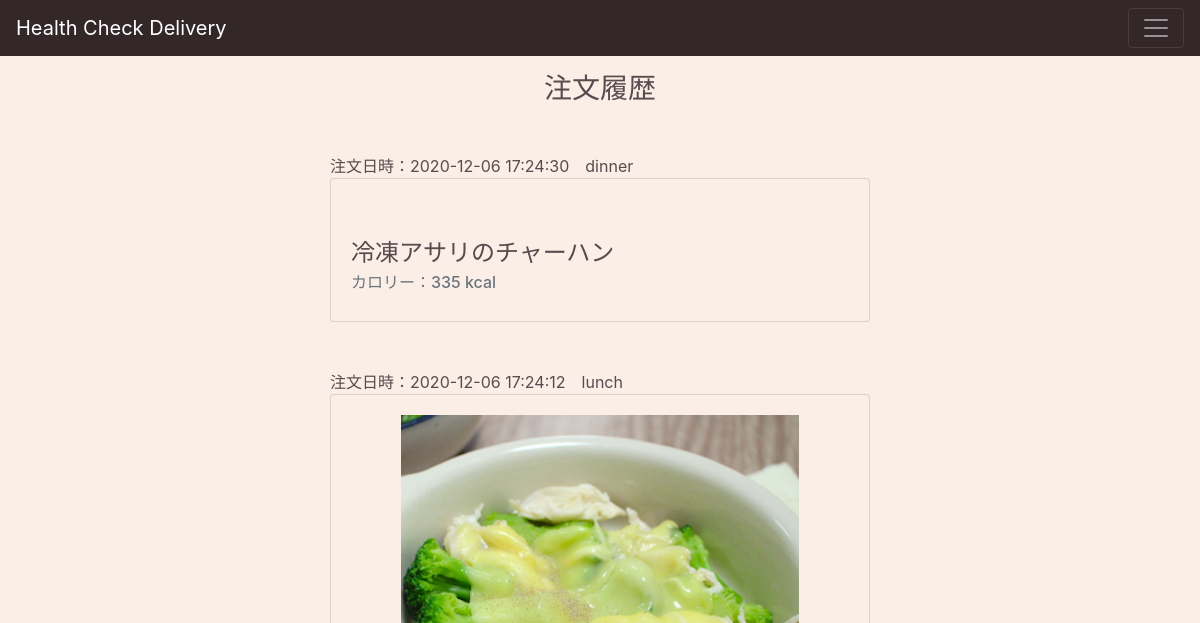
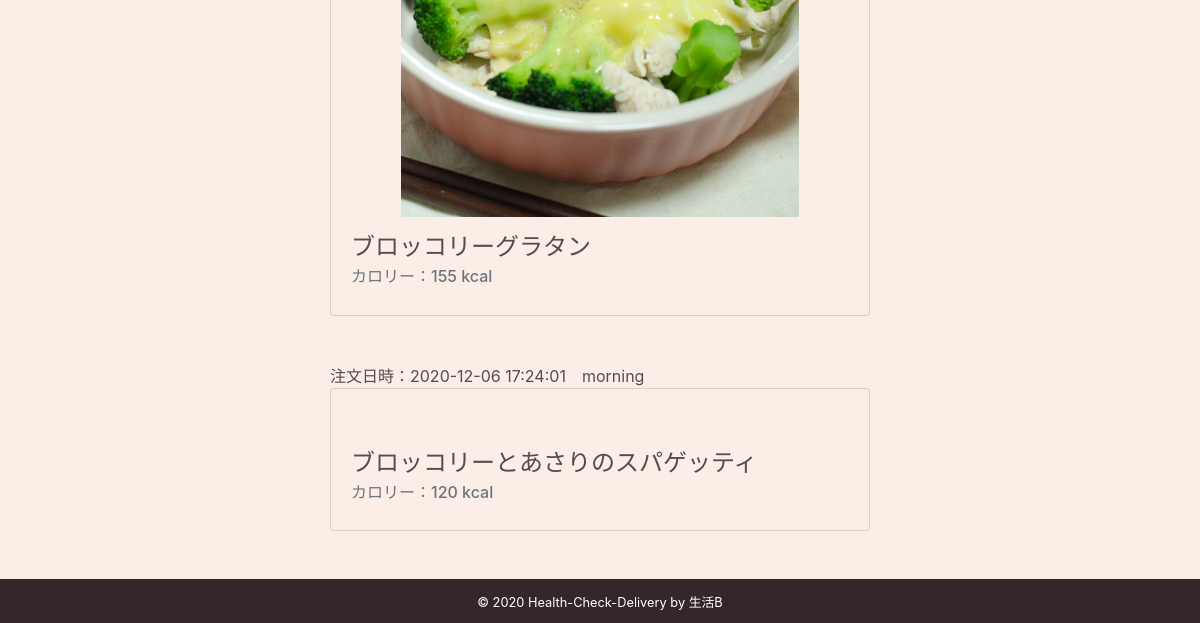
Page /鴇田/log on the earlier database version (2 pictures, top to bottom).
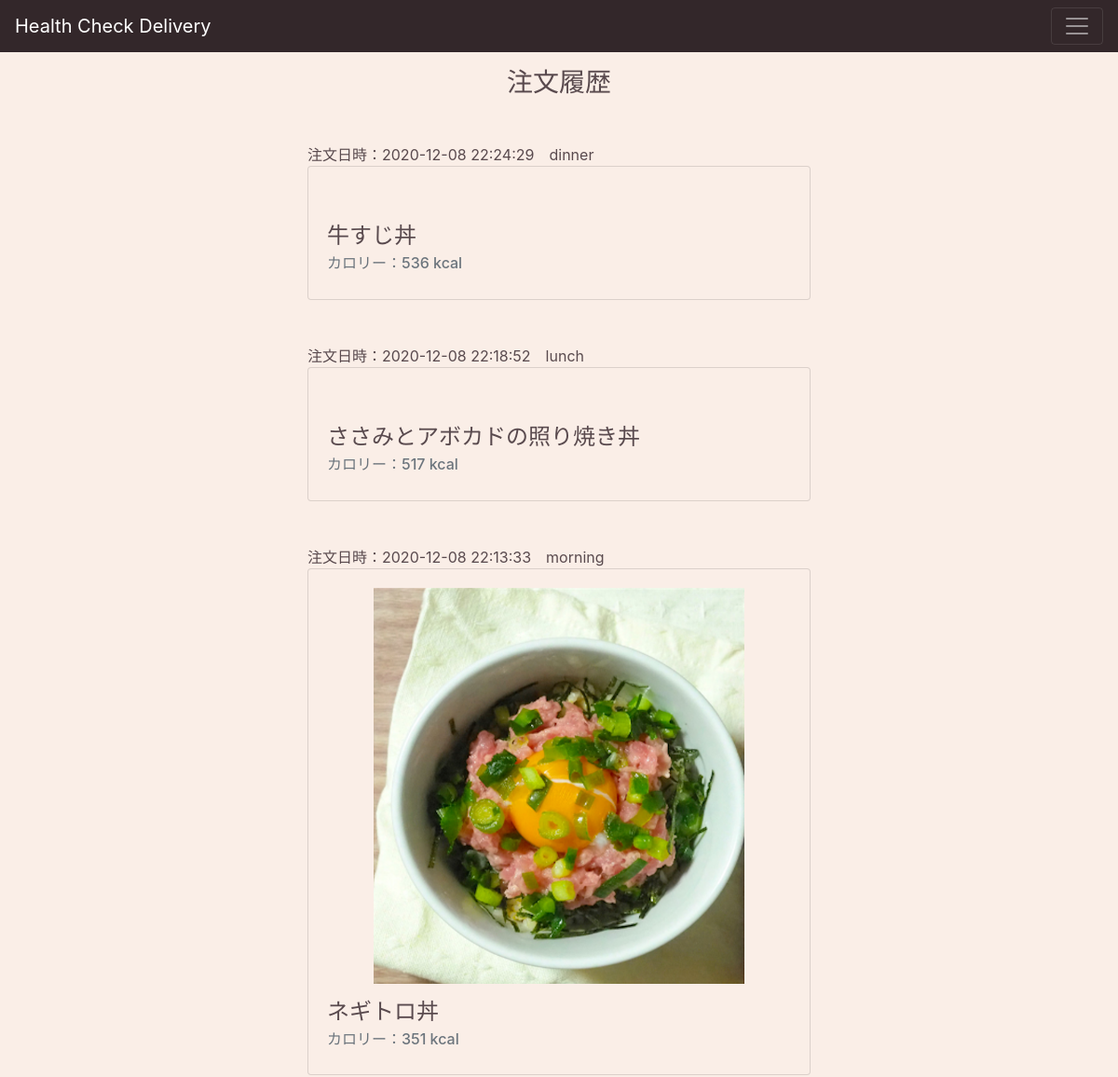
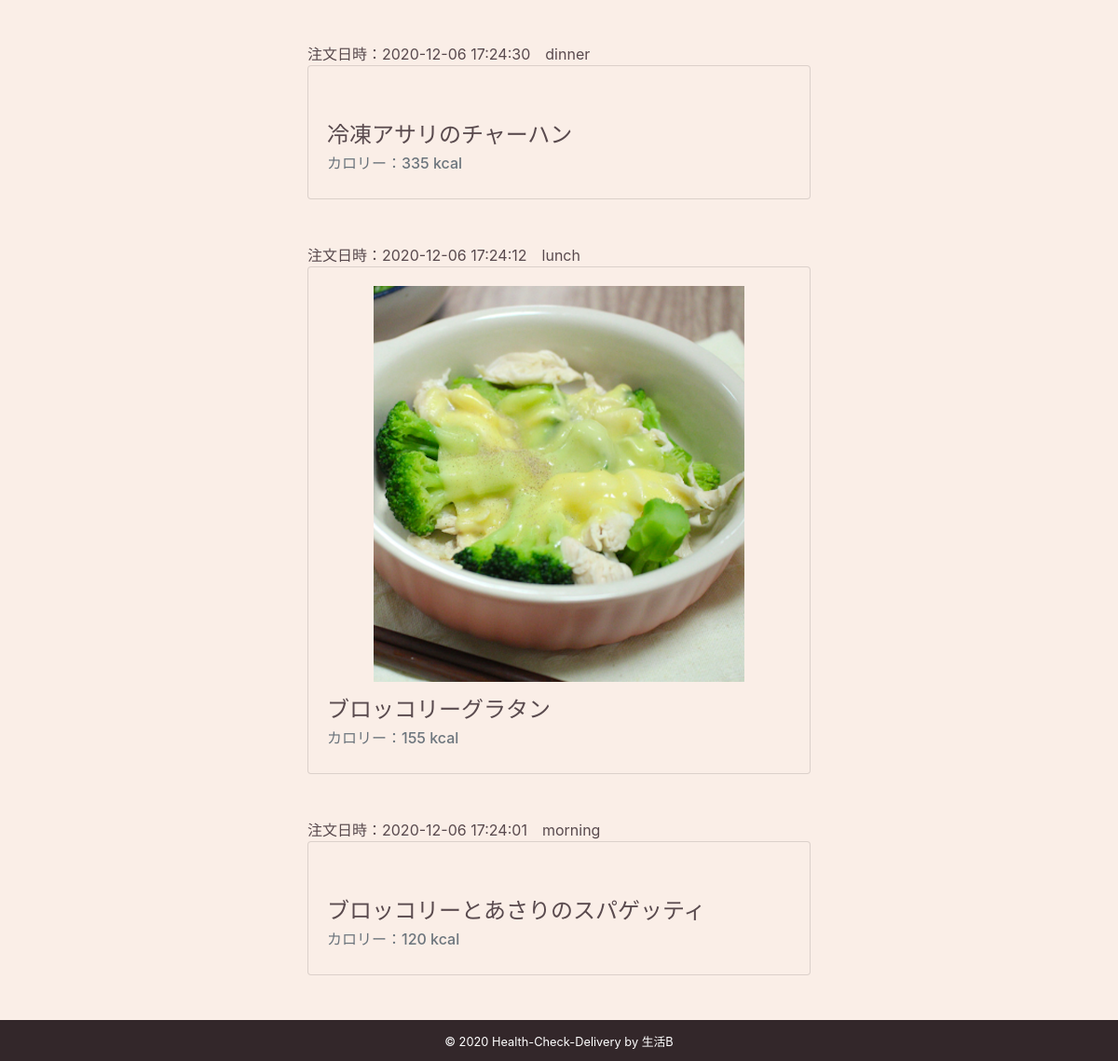
Same page on the later database version (2 pictures, top to bottom).
### tables this page shows
CREATE TABLE ordered (
  id INTEGER PRIMARY KEY AUTOINCREMENT,
  menuid INTEGER NOT NULL,
  username TEXT NOT NULL,
  menuname TEXT NOT NULL,
  img TEXT NOT NULL,
  eattime TEXT NOT NULL,
  type TEXT NOT NULL,
  calorie INTEGER NOT NULL,
  details TEXT NOT NULL,
  deliverytime TEXT,
  created TIMESTAMP NOT NULL DEFAULT CURRENT_TIMESTAMP,
  -- created DATE DEFAULT (datetime('now')),
  FOREIGN KEY (username) REFERENCES user (username)
);

### flaskr/blog.py (the view)
@bp.route('/<user_name>/log', methods=('GET', 'POST'))
def log(user_name):
    db = get_db()
    logs = db.execute(
        'SELECT *'
        ' FROM ordered o JOIN user u ON o.username = u.username'
        ' WHERE o.username = ?'
        ' ORDER BY created DESC',
        (user_name,)
    ).fetchall()
    nowtime_list = []
    for time in logs:
        ordered_time = time["created"] + datetime.timedelta(hours=9)
        ordered_time = ordered_time.strftime('%Y-%m-%d %H:%M:%S')
        nowtime_list.append(ordered_time)
    return render_template('blog/log.html', logs=logs, nowtime_list=nowtime_list, user_name=user_name)

### flaskr/auth.py (called while the page is built)
@bp.before_app_request
def load_logged_in_user():
    user_id = session.get('user_id')
    if user_id is None:
        g.user = None
    else:
        g.user = get_db().execute(
            'SELECT * FROM user WHERE id = ?', (user_id,)
        ).fetchone()

### flaskr/db.py (called while the page is built)
def get_db():
    if 'db' not in g:
        g.db = sqlite3.connect(
            current_app.config['DATABASE'],
            detect_types=sqlite3.PARSE_DECLTYPES
        )
        g.db.row_factory = sqlite3.Row
    return g.db

### flaskr/templates/blog/log.html
{% extends "layout.html" %}
{% block content %}
<h3 class="log_titile text-center log_text mt-3">注文履歴</h3>
{% for log in logs %}
<p class="log_time log_text mt-5">注文日時：{{nowtime_list[loop.index-1]}}　{{log["eattime"]}}</p>
<div id="detail_content" class="card">
  <div class="card-body">
    <div class="detail_img"><img class="img" src="{{url_for('static', filename='img/menu/' + log["img"]) }}" alt=""></div>
    <h4 class="card-title log_text mt-3">{{log["menuname"]}}</h4>
    <h6 class="card-subtitle mb-2 text-muted">カロリー：{{log["calorie"]}} kcal</h6>
  </div>
</div>
{% endfor %}
{% endblock %}

### flaskr/templates/layout.html (shortened to what this page needs)
<!DOCTYPE html>
<html lang="ja">
<head>
  <link rel="stylesheet" href="{{ url_for('static', filename='css/style.css') }}">
  <link rel="stylesheet" href="https://cdnjs.cloudflare.com/ajax/libs/meyer-reset/2.0/reset.css">
  <link rel="stylesheet" href="https://cdn.jsdelivr.net/npm/bootstrap@4.5.3/dist/css/bootstrap.min.css">
</head>
<body id="body">
  <header id="header">
    <nav class="navbar navbar-dark">
      {% if not user_name or user_name == "None" %}
      <a href={{url_for('blog.index')}} class="navbar-brand">Health Check Delivery</a>
      {% else %}
      <a href={{url_for('blog.profile', user_name=user_name)}} class="navbar-brand">Health Check Delivery</a>
      {% endif %}
      <button class="navbar-toggler ml-auto" type="button"
          data-toggle="collapse"
          data-target="#navmenu1"
          aria-controls="navmenu1"
          aria-expanded="false"
          aria-label="Toggle navigation">
        <span class="navbar-toggler-icon"></span>
      </button>
    </nav>
  </header>
  <main id="main">
    {% block content %}
    {% endblock %}
  </main>
  <footer id="footer" class="footer mt-5">
      <small>© 2020 Health-Check-Delivery by 生活B</small>
  </footer>
</body>
</html>

### flaskr/static/css/style.css (style rules this page uses)
#body { background-color: #faeee7; display: flex; flex-direction: column; min-height: 100vh; }
#body #header { background-color: #33272a; }
#body #main { flex: 1; }
#body #footer { margin: 0 auto; padding: 10px 0; background-color: #33272a; color: white; width: 100%; text-align: center; }
@media (min-width: 768px) { #main { width: 50%; margin: 0 auto; } }
.log_titile { width: 90%; margin: 0 auto; }
.log_time { width: 90%; margin: 0 auto; }
.log_text { color: #594a4e; }
.img { width: 40%; margin: 0 auto; }
#detail_content { background-color: #faeee7; width: 90%; margin: 0 auto; }
#detail_content .detail_img { width: 80%; margin: 0 auto; }
#detail_content .detail_img .img { width: 100%; }
button { padding: 10px; background-color: #fff; border: 1px solid #282828; border-radius: 2px; cursor: pointer; }

Differences in the rows shown:
added ordered: nowtime_list "2020-12-08 22:24:29", eattime "dinner", menuname "牛すじ丼", calorie "536"
added ordered: nowtime_list "2020-12-08 22:18:52", eattime "lunch", menuname "ささみとアボカドの照り焼き丼", calorie "517"
added ordered: nowtime_list "2020-12-08 22:13:33", eattime "morning", img (picture), menuname "ネギトロ丼", calorie "351"
